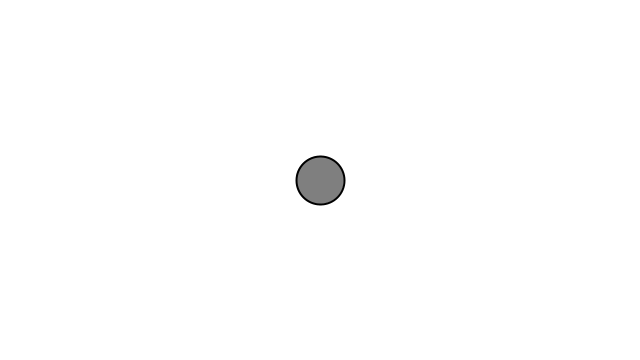
Frame 1 (no input)
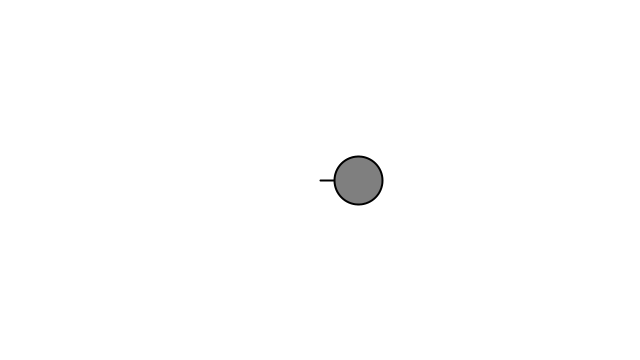
Frame 60 (the mouse pressed at the canvas centre just before this capture)
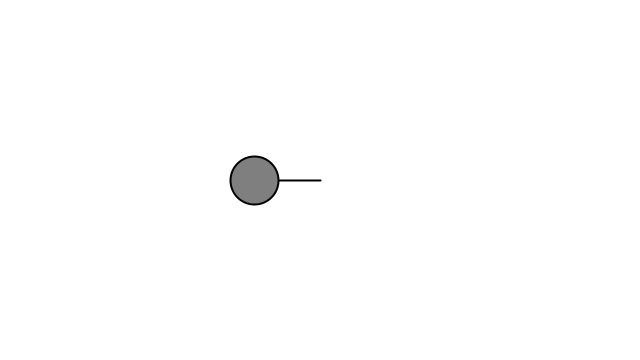
Frame 120 (the mouse held since frame 60 and released just before this capture)

The Processing sketch that drew these frames (run headless with seeded random() and noise(); from frame 60 on, the mouse is pressed at the canvas centre):

// Processing sketch: Example_3_6_Simple_Harmonic_Motion_II
// ── Example_3_6_Simple_Harmonic_Motion_II.pde
// The Nature of Code
// Daniel Shiffman
// http://natureofcode.com

float angle = 0;
float angleVelocity = 0.05;

void setup() {
  size(640, 360);
}

void draw() {
  background(255);

  float amplitude = 200;
  float x = amplitude * sin(angle);
  angle += angleVelocity;

  translate(width / 2, height / 2);

  stroke(0);
  strokeWeight(2);
  fill(127);
  line(0, 0, x, 0);
  circle(x, 0, 48);
}
